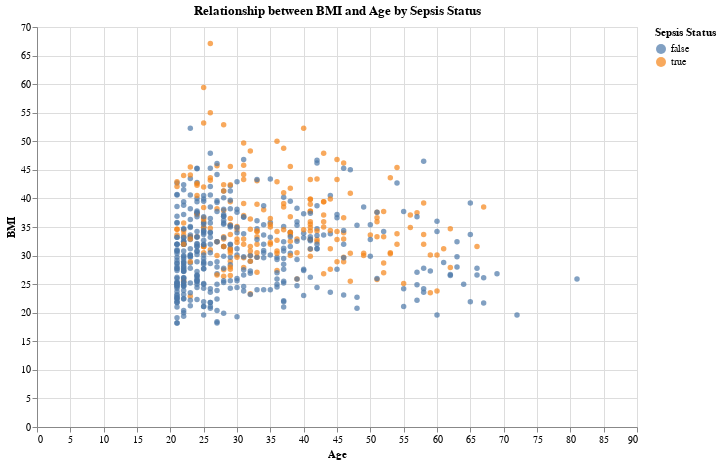

The code cell stored with this chart in its notebook:
### Markdown cell above
*Is there a relationship between BMI and Age across different patient groups?*

### Code cell
# Create scatter plot for BMI vs. Age with color encoding for patient groups
scatter_plot = alt.Chart(train_df).mark_circle().encode(
    x=alt.X('Patient_age:Q', title='Age'),
    y=alt.Y('BMI:Q', title='BMI'),
    color=alt.Color('Sepsis:N', title='Sepsis Status')
).properties(
    width=600,
    height=400,
    title='Relationship between BMI and Age by Sepsis Status'
)

scatter_plot

### Figure 1 — Vega-Lite specification as saved in the notebook (floating-point values rounded to 4 significant figures; data arrays with more than 128 entries replaced by an {"elided": "..."} marker saying what was removed)
{"config": {"view": {"continuousWidth": 300, "continuousHeight": 300}}, "data": {"name": "data-474081e19a18852d74d029f5b466df5a"}, "mark": {"type": "circle"}, "encoding": {"color": {"field": "Sepsis", "title": "Sepsis Status", "type": "nominal"}, "x": {"field": "Patient_age", "title": "Age", "type": "quantitative"}, "y": {"field": "BMI", "title": "BMI", "type": "quantitative"}}, "height": 400, "title": "Relationship between BMI and Age by Sepsis Status", "width": 600, "$schema": "https://vega.github.io/schema/vega-lite/v5.16.3.json", "datasets": {"data-474081e19a18852d74d029f5b466df5a": {"elided": "599 records"}}}
